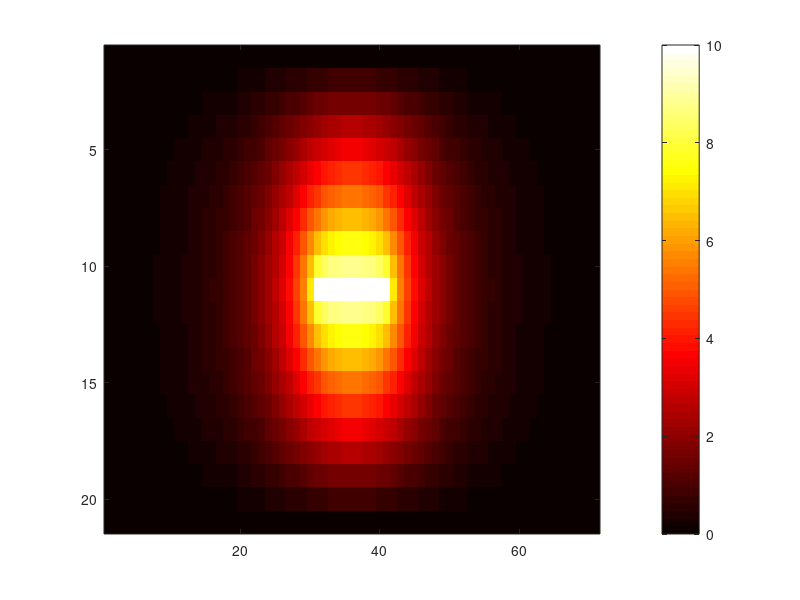
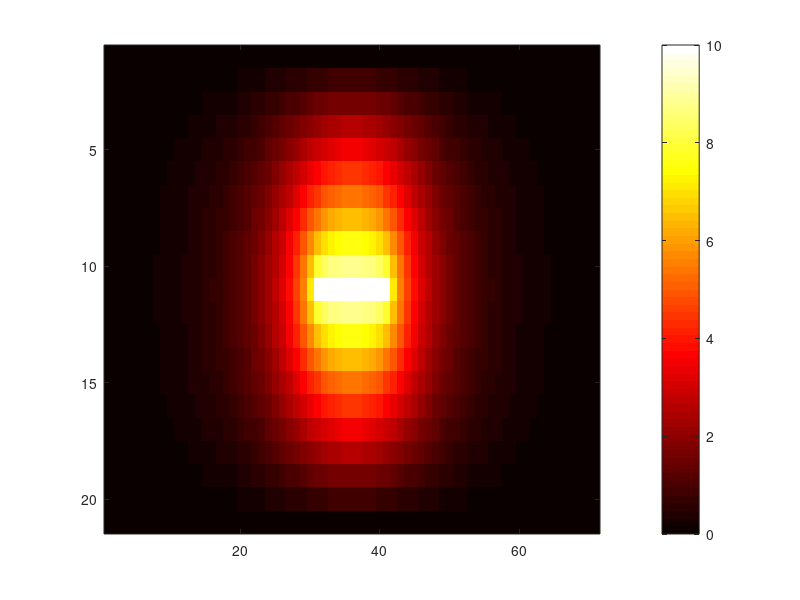

Recreate these plots in MATLAB, in order.
%% %%%%%%%%%%%%%%%%%%%%%%%%%%%%%%%%%%%%%%%%%%%%% %%
%% Computation for Transmission Line Geometry    %%
%% Anthony Gasbarro                              %%
%% EE 675                                        %%    
%% %%%%%%%%%%%%%%%%%%%%%%%%%%%%%%%%%%%%%%%%%%%%% %%
clearvars;
close all;
clc;
%% Given Data Parameters %%

%Dimensions of TL
    height = 2; %overall height given as 2.02, rounded down to 2
    width= 7;  %overall width

%Conductor Parameters
    widthConductor = 1.00; 
    thicknessConductor = 0; %Assume thickness to be zero
%Dielectric Parameters
    heightDielectric = 1.00; %dielectric height per given data
    ErDielectric = 9.6;
    
%Universal Constants
    E0 = 8.854*10^(-12); %permittivity of free space (F/m)
    c = 299792458; %speed of light in a vaccuum(m/s)


%% Adjustable parameters %%

%potential of the conductor 
    phiConductor = 10.00; 

%size of mesh
    h = 0.1;
    
%Contour Distance from Center Conductor
%this is a value that the distance from the center conductor is divided by
    contour = 2;
    
%User can designate potential for edges
    leftPotential = 0;
    rightPotential = 0;
    topPotential = 0;
    bottomPotential = 0;

%% Generation of Matrices A and B %%

%dimensions of points for phi matrix
    colMax = (width/h)-1;
    rowMax = (height/h)-1; 

%determine 'n' for A matrix    
    nodesTotal = rowMax*colMax;
    
%determine given parameter dimensions as nodes in the phi matrix
    
    %height of dielectric nodes along y axis, and section above
        yDielectric = (heightDielectric/h);
        yAboveDielectric = rowMax - yDielectric;
        
    %width of conductor nodes along x axis, and sections to side
        xConductorWidth = (widthConductor/h) + 1;
        xNextToConductor = (colMax - xConductorWidth)/2;
    

%The whole computation will run two times consecutively
%the first run will find capacitance with all air 
%the second run will compute capacitance with Dielectric
for run = 1:2   
    if(run == 1)
        Er = 1; %set capacitance for air
    else
        Er = ErDielectric;
        capacitanceAir = capacitance;
        outputMatrixAir = outputMatrix;
        phiMatrixAir = phiMatrix;
        AmatrixAir = Amatrix;
        BmatrixAir = Bmatrix;
    end
    
    % generate 'A' Matrix with diagonal -4's, along with empty 'B' matrix
    Amatrix = eye(nodesTotal, nodesTotal)*-4;
    Bmatrix = zeros(nodesTotal, 1);
   
    % iterate through each row to fill in 'A' and 'B' matrices
    % 'i' is used as the iterator throughout the 'A' and 'B' matrices
    % x,y are used to determine position within the phi matrix
    for i = 1:nodesTotal

        %create an x,y point for reference in the phi matrix
        %y is determined as the modulus of x since, y-axis for tables are inversed from typical i,j notation
        x = mod(i,colMax);
        y = fix(i/colMax)+1; 

        %account for rows that are divisible by rmax
        if(x == 0)
            x = colMax;
            y = y-1;
        end

        %Conditional flags for special conditions
        %above, below, left, right of, and at conductor
        %left, right, top, bottom edges of mesh
        %conditional flags are set by if statements below 
        %all flags are initialized to zero at each loop iteration

            aboveConductor = 0; %current x-position is just above conductor
            belowConductor = 0; %current x-position is just below conductor
            onConductor = 0; %current x,y position is on top of the conductor
            leftOfConductor = 0;
            rightOfConductor = 0;
            leftEdge = 0;
            rightEdge = 0;
            topEdge = 0;
            bottomEdge = 0;

        % The following computations are broken into two major sections
        % when at the dielectric interface and when not at the interface
        % Base case is when not at dielectric interface
        if(y ~= yAboveDielectric+1)

            %Determine if at nodes above/below conductor
            %first check if x-position is within conductor bounds
            %then check if at a node directly above or below and mark flag
            %then finally calculate value stored in Bmatrix by subtracting
            if((x > xNextToConductor) && (x <= (xNextToConductor + xConductorWidth)))
                if(y == yAboveDielectric)
                    aboveConductor = 1;
                    Bmatrix(i) = Bmatrix(i) - phiConductor;
                elseif(y == yAboveDielectric + 2)
                    belowConductor = 1;
                    Bmatrix(i) = Bmatrix(i) - phiConductor;
                end
            end 

            % This section determines if at an Edge in the phi matrix
            % and subtracts potential from 'B' matrix element 
            % first a flag is set to determine if at a boundary,
            % then potential is updated based on input values above  
            if(x == 1)
                leftEdge = 1;
                Bmatrix(i) = Bmatrix(i) - leftPotential;
            end

            if(x == colMax)
                rightEdge=1;
                Bmatrix(i) = Bmatrix(i) - rightPotential;
            end

            if(y == 1)
                topEdge=1;
                Bmatrix(i) = Bmatrix(i) - topPotential;
            end

            if(y == rowMax)
                bottomEdge=1;
                Bmatrix(i) = Bmatrix(i) - bottomPotential;
            end

            %The set the 1's if no edge or conductor nearby
            if(leftEdge == 0)
                Amatrix(i,i-1) = 1;
            end
            if(rightEdge == 0)
                Amatrix(i,i+1) = 1;
            end
            if(topEdge == 0 && belowConductor == 0)
                Amatrix(i, i-colMax) = 1;
            end
            if(bottomEdge == 0 && aboveConductor == 0)
                Amatrix(i, i+colMax) = 1;
            end


        % The 'else' case below handles second major section where 
        % 'y' is AT THE DIELECTRIC INTERFACE
        % this section is broken into the following cases: 
        %   -between conductor and edge 
        %   -on the conductor 
        %   -directly to the left/right of conductor,
        %   -and at an matrix edge 
        %   -if at interface with no edge or conductor
        else

            % Determine NOT if on the conductor and compute potential
            if(x <= xNextToConductor || x>xConductorWidth+xNextToConductor)
                Amatrix(i,i) = -4*(Er + 1);

            % if ON conductor set flag and set 'A' and 'B' matrix values  
            else
                onConductor = 1;
                Amatrix(i,i) = 1;
                Bmatrix(i) = phiConductor;

            end

            % The following section accounts for if directly to the left then if
            % directly to the right of the conductor 
            if(onConductor == 0)
                if(x == xNextToConductor) 
                    leftOfConductor = 1;
                    Bmatrix(i) = Bmatrix(i) - (Er + 1)*phiConductor;

                elseif(x == (xConductorWidth + xNextToConductor + 1))
                    rightOfConductor = 1;
                    Bmatrix(i) = Bmatrix(i) - (Er + 1)*phiConductor;  
                end

                % The next section is for determining edge calculations 
                % while at the dielectric interface
                if(x == 1)
                    leftEdge = 1;
                    Bmatrix(i) = Bmatrix(i) - (Er + 1)*leftPotential;
                end

                if(x == colMax)
                    rightEdge = 1;
                    Bmatrix(i) = Bmatrix(i) - (Er + 1)*rightPotential;
                end

                if(y == 1)
                    topEdge = 1;
                    Bmatrix(i) = Bmatrix(i) - topPotential*2;
                end 

                if(y == rowMax)
                    bottomEdge = 1;
                    Bmatrix(i) = (i) - Er*bottomPotential*2;
                end

                %The next section handles cases where there is no conductor and
                %no edge adjacent to the node
                if(leftEdge == 0 && rightOfConductor == 0) 
                    Amatrix(i, i-1) = Er+1; 
                end
                if(rightEdge == 0 && leftOfConductor == 0)
                    Amatrix(i, i+1) = Er+1;
                end
                if(topEdge == 0)
                    Amatrix(i, i-colMax) = 2;
                end
                if(bottomEdge == 0)
                    Amatrix(i, i+colMax) = Er*2;
                end
            end
        end
    end

    %% Generate phi Matrix and place values in Output matrix


    % Multiply 'A' matrix by inverse 'B' matrix to create Phi Matrix
    phiMatrix = mldivide(Amatrix, Bmatrix);

    % Create Output Matrix to store Phi Outputs
    outputMatrix = zeros(rowMax+2, colMax+2);

    %Create dimension references for output matrix
        rowMaxOutput = rowMax + 2;
        colMaxOutput = colMax + 2;

        % set user input potential values to output matrix boundaries
        for i = 2:rowMax+1
            outputMatrix(i,1) = leftPotential;
        end

        for i = 2:rowMax+1
            outputMatrix(i,rowMax+2) = rightPotential;
        end

        for i = 2:colMax+1
            outputMatrix(1, i) = topPotential;
        end

        for i = 2:colMax+1
            outputMatrix(rowMax+2, i) = bottomPotential;
        end

        % Iterate through phi matrix and place values inside of output Matrix
        i = 1;
        for x = 2:rowMax+1
            for y = 2:colMax+1
                 outputMatrix(x,y) = phiMatrix(i);
                 i = i+1;
            end
        end

     %% Compute Capacitance Based on Output Matrix and Contour   

    % initialize charge value to zero
        q = 0;

    % The following calculates the contour based on the fraction input when
    % initalizing variables
        leftContour = fix((colMaxOutput - xConductorWidth)/(2*contour))+1;
        rightContour = colMaxOutput - leftContour;
        topContour = fix((rowMaxOutput - yDielectric)/contour)+1;
        bottomContour = rowMaxOutput - fix(yDielectric/contour);

     yDielectricInterface =  rowMaxOutput-yDielectric - 1; 
     
     %Iterate through contour and determine charge by adding up values in each
     %cell of the output matrix three situations are taken into account whether
     %a particular node is at the above, at, or below the dielectric interface
     %first iterate top to bottom doing both inside and outside left/right sides
     for i = topContour+1:bottomContour-1

         %for above the Dielectric Interface
         %only factor E0, permitivity in air
         %take both sides and divide by two
         if(i < yDielectricInterface)
             q = q +(E0*(outputMatrix(i, leftContour-1)- outputMatrix(i, leftContour+1))/2);
             q = q +(E0*(outputMatrix(i, rightContour+1)-outputMatrix(i, rightContour-1))/2);

         %for when AT the Dielectric Interface
         %factor both E0 and ER and divide by 1/4th
         elseif(i == yDielectricInterface)
             q = q +(E0*(outputMatrix(i, leftContour-1)- outputMatrix(i, leftContour+1))/4);
             q = q +(E0*(outputMatrix(i, rightContour+1)-outputMatrix(i, rightContour-1))/4);
             q = q +(Er*E0*(outputMatrix(i, leftContour-1)- outputMatrix(i, leftContour+1))/4);
             q = q +(Er*E0*(outputMatrix(i, rightContour+1)-outputMatrix(i, rightContour-1))/4);
         else
             q = q +(Er*E0*(outputMatrix(i, leftContour-1)- outputMatrix(i, leftContour+1))/2);
             q = q +(Er*E0*(outputMatrix(i, rightContour+1)-outputMatrix(i, rightContour-1))/2);

         end

     end

    %next iterate from left to right while computing top and bottom
    %top side only factors E0 since it is above Dielectric Interface
    for i = leftContour+1:rightContour-1
        q = q +(E0*(outputMatrix(topContour-1, i)- outputMatrix(topContour+1, i))/2);
        q = q +(Er*E0*(outputMatrix(bottomContour+1, i)-outputMatrix(bottomContour-1, i))/2);
    end

    %use final accumulated charge value to compute capacitance
    capacitance = -q/phiConductor;

end
%% Compute Impedance and Velocity of Propegation

Z = 1/(c*sqrt(capacitanceAir*capacitance));
Vp = c*sqrt(capacitanceAir/capacitance);

%% Generate output and Display on Figures

%Display Air output on heatmap
figure('Name','Air Run','NumberTitle','off');
imagesc(outputMatrixAir)
hold on
colormap(hot)
colorbar
hold off

%Display Dielectric output on heatmap
figure('Name','Dielectric Run','NumberTitle','off');
imagesc(outputMatrix)
hold on
colormap(hot)
colorbar
hold off

fprintf("*************Computation Complete*************\n")
fprintf("Capacitance with Air = %d\n",capacitanceAir);
fprintf("Capacitance with Dielectric = %d\n",capacitance);
fprintf("Characteristic Impedance = %d\n", Z);
fprintf("Velocity of Propegation = %d\n",Vp);